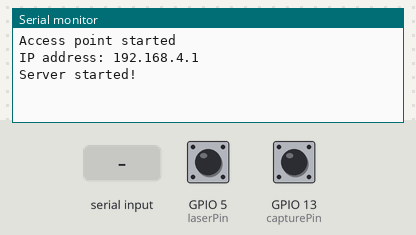
This sketch was run on a simulated ESP8266 (NodeMCU). Shown: the last lines printed to the serial monitor. Inputs (shaded band) come from the test bench; at power-on: GPIO 5 (laserPin) HIGH, GPIO 13 (capturePin) HIGH.

Above: at 3.2 s.
3.3 s: "1\n" received over Serial
At 5.0 s:
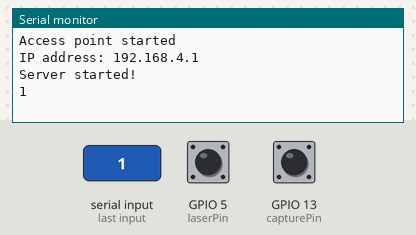
5.8 s: "0\n" received over Serial
At 8.1 s:
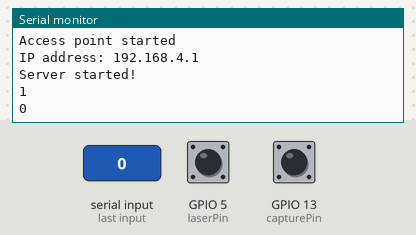

The sketch:

CTF_LA_REMOTE.ino
```cpp
#include <ESP8266WiFi.h>
#include "ESPAsyncWebServer.h"
#include <WiFiClient.h>

const char* ssid = "CTF_controller_1";
const char* password = "1234567890";

AsyncWebServer server(80);
String angle1;
String angle2;
float laser_demn;
String laser;
float capture_demn;
String capture;

const int laserPin = 5;
const int capturePin = 13;

void setup() {
  Serial.begin(74880);
  delay(2000);

  WiFi.softAP(ssid, password);
  Serial.println("Access point started");
  Serial.print("IP address: ");
  Serial.println(WiFi.softAPIP());

  server.on("/angle", HTTP_GET, [&angle1](AsyncWebServerRequest *request){
      request->send_P(200, "text/plain", angle1.c_str());
  });
  server.on("/angle2", HTTP_GET, [&angle2](AsyncWebServerRequest *request){
      request->send_P(200, "text/plain", angle2.c_str());
  });
  server.on("/laserButton", HTTP_GET, [&laser](AsyncWebServerRequest *request){
      request->send_P(200, "text/plain", laser.c_str());
  });
  server.on("/captureButton", HTTP_GET, [&capture](AsyncWebServerRequest *request){
      request->send_P(200, "text/plain", capture.c_str());
  });

  server.begin();
  Serial.println("Server started!");

  pinMode(laserPin, INPUT_PULLUP);
  pinMode(capturePin, INPUT_PULLUP);
}

void loop() {
   if (Serial.available()) {
    angle1 = Serial.readStringUntil('\n');
    angle2 = Serial.readStringUntil('\n');
    Serial.println(angle1);
    laser_demn = digitalRead(laserPin);
    laser = String(laser_demn);
    capture_demn = digitalRead(capturePin);
    capture = String(capture_demn);
  }
}
```

Measured:
- after the input at 3.3 s, the serial monitor: prints a new line after 1.0 s (image 1)
- after the input at 5.8 s, the serial monitor: prints a new line after 1.0 s (image 2)
